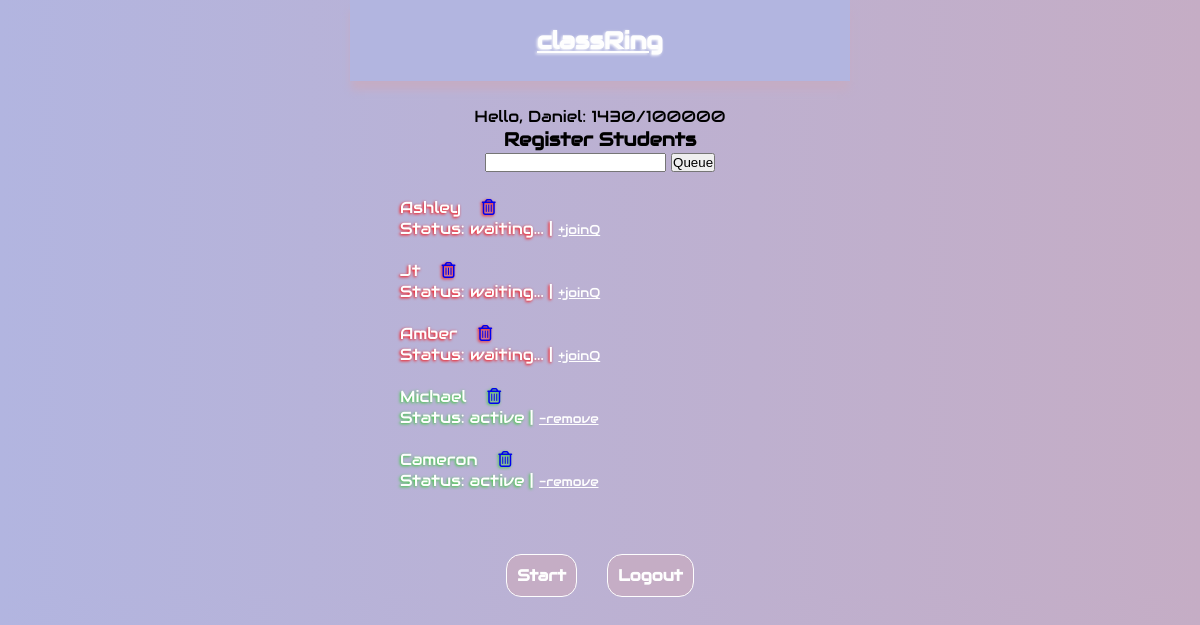
/dash (signed in), run on an earlier commit of the app's database.
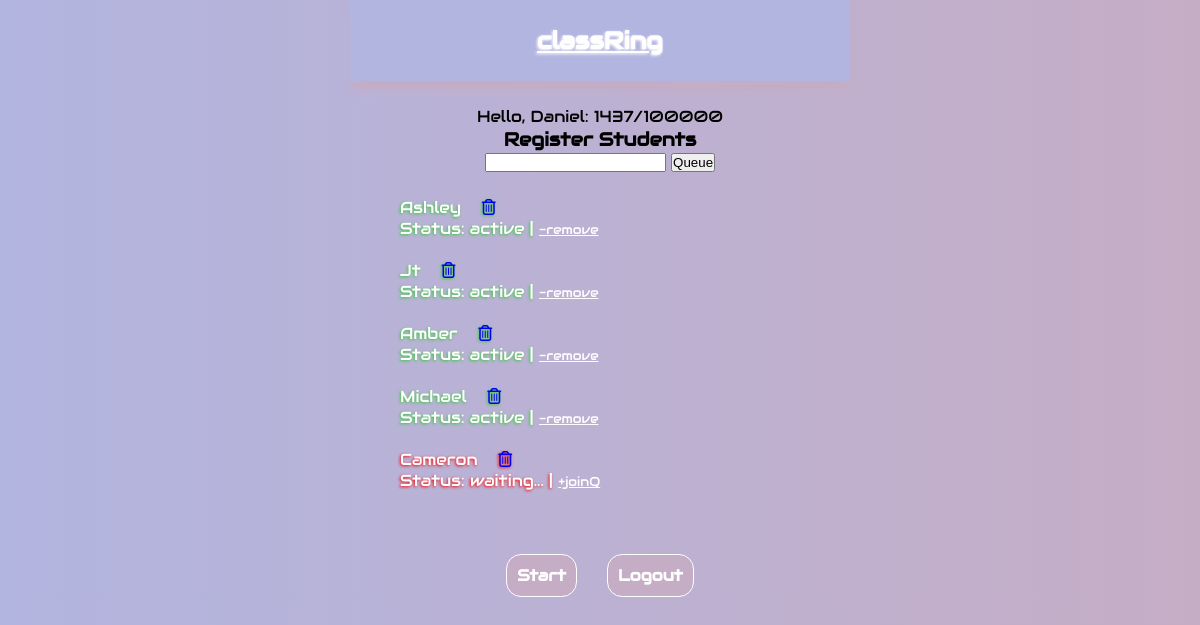
And on a later commit of the database.
### classRing/models.py (models this page shows, shortened)
class Admin(db.Model, UserMixin):
    id = db.Column(db.Integer, primary_key=True, autoincrement=True)
    name = db.Column(db.String(50), nullable=False)
    password = db.Column(db.String(50), nullable=False)
    current_value = db.Column(db.Integer, default=0)
    target_value = db.Column(db.Integer, default=int(100000))
    students = db.relationship('Student', backref='admin', lazy=True)

class Student(db.Model):
    id = db.Column(db.Integer, primary_key=True, autoincrement=True)
    name = db.Column(db.String(50), nullable=False)
    is_active = db.Column(db.Boolean, default=False)
    admin_id = db.Column(db.Integer, db.ForeignKey('admin.id'), nullable=False)
    ring = db.relationship('Ring', backref='student', uselist=False, lazy=True)

### classRing/main.py (the view, shortened to what this page needs)
@mainBP.route('/dash', methods=('GET', 'POST'))
@login_required
def dash():
    form = StudentForm()
    students = Student.query.filter_by(admin_id=current_user.id).all()
    return render_template('dash.html', form=form, students=students)

### classRing/forms.py
class StudentForm(FlaskForm):
    name = StringField('Name', validators=[DataRequired()])
    submit = SubmitField('Queue')

### classRing/main.py (called while the page is built)
@login_manager.user_loader
def load_user(user_id):
    return Admin.query.get(user_id)

### classRing/templates/dash.html (shortened to what this page needs)
{% extends "base.html" %}  {% block content %}
<div class="greeting-block">
  <p>
    Hello, {{ current_user.name }}: {{ current_user.current_value }}/{{
    current_user.target_value }}
  </p>
  <h3>Register Students</h3>
</div>
<form id="register-student-form" method="post">
  {{ form.csrf_token }} {{ form.name }} {{ form.submit }}
</form>
<ul id="student-queue">
  {% for student in students %} {% if student.is_active is sameas true %}
  <li class="go student active-student">
    {{ student.name }} &nbsp;&nbsp;
    <a href="{{ url_for('main.delete', sid=student.id) }}"
      ><i class="fa-regular fa-trash-can"></i
    ></a>
    <p class="status">
      Status: active |
      <a
        class="stop text-small"
        href="{{ url_for('main.deactivate', sid=student.id) }}"
        >-remove</a
      >
    </p>
    {% else %}
  <li class="stop student inactive-student">
    {{ student.name }} &nbsp;&nbsp;
    <a href="{{ url_for('main.delete', sid=student.id) }}"
      ><i class="fa-regular fa-trash-can"></i
    ></a>
    <p class="status">
      Status: waiting... |
      <a
        class="go text-small"
        href="{{ url_for('main.activate', sid=student.id) }}"
        >+joinQ</a
      >
    </p>
    {% endif %}
  </li>
  <br />
  {% endfor %}
</ul>
<br /><br />
<div class="btn-block">
  <a class="btn" href="{{ url_for('main.platform') }}">Start</a>
  <br /><br />
  <a href="{{ url_for('main.logout') }}" class="btn">Logout</a>
</div>
{% endblock %}

### classRing/templates/base.html (shortened to what this page needs)
<!DOCTYPE html>
<html lang="en">
  <head>
    <link
      rel="stylesheet"
      href="{{ url_for('static', filename='style.css') }}"
    />
  </head>
  <body>
    <nav>
      <a class="text-glow text-centered" href="{{ url_for('main.dash') }}">
        <h1>classRing</h1>
      </a>
    </nav>
     {% block content %}{% endblock %}
  </body>
</html>

### classRing/static/style.css (style rules this page uses)
:root, :root.light { --bgDark: #b2b5e0; --bgLight: #c5adc5; --textDark: #c5adc5; --textLight: #c5adc5; --pure: #fefefe; --font: "Audiowide", sans-serif; }
* { box-sizing: border-box; margin: 0; padding: 0; }
body { margin: 0 auto; padding: 0; background-image: linear-gradient(90deg, var(--bgDark), var(--bgLight)); font-family: var(--font); min-width: 380px; max-width: 500px; }
nav { background-color: var(--bgDark); color: var(--textDark); display: flex; align-items: center; justify-content: center; padding: 5%; box-shadow: 0 10px 8px -1px var(--bgLight); margin-bottom: 25px; }
.go { color: var(--pure); text-shadow: -1px 1px 3px limegreen; }
.stop { color: var(--pure); text-shadow: -1px 1px 3px red; }
.text-glow { color: var(--pure); text-shadow: -1px 1px 3px var(--pure); }
.text-small { font-size: 0.8rem; text-shadow: none; color: var(--pure); }
.btn { color: var(--pure); font-weight: 800; border: 1px solid var(--pure); border-radius: 15px; background-color: var(--textDark); padding: 10px; text-decoration: none; }
.btn-block { display: flex; gap: 15px; justify-content: center; align-items: center; }
.greeting-block { text-align: center; }
form#register-student-form { text-align: center; margin-bottom: 25px; }
ul#student-queue { text-align: center; width: 80%; margin: 0 auto; list-style: none; }
ul#student-queue li { text-align: start; width: 100%; }

What changed in the data, as far as the page shows it:
changed Admin "Daniel": current_value "1430" → "1437"
changed Student "Ashley": is_active "Status: waiting... | +joinQ" → "Status: active | -remove"
changed Student "Jt": is_active "Status: waiting... | +joinQ" → "Status: active | -remove"
changed Student "Amber": is_active "Status: waiting... | +joinQ" → "Status: active | -remove"
changed Student "Cameron": is_active "Status: active | -remove" → "Status: waiting... | +joinQ"
